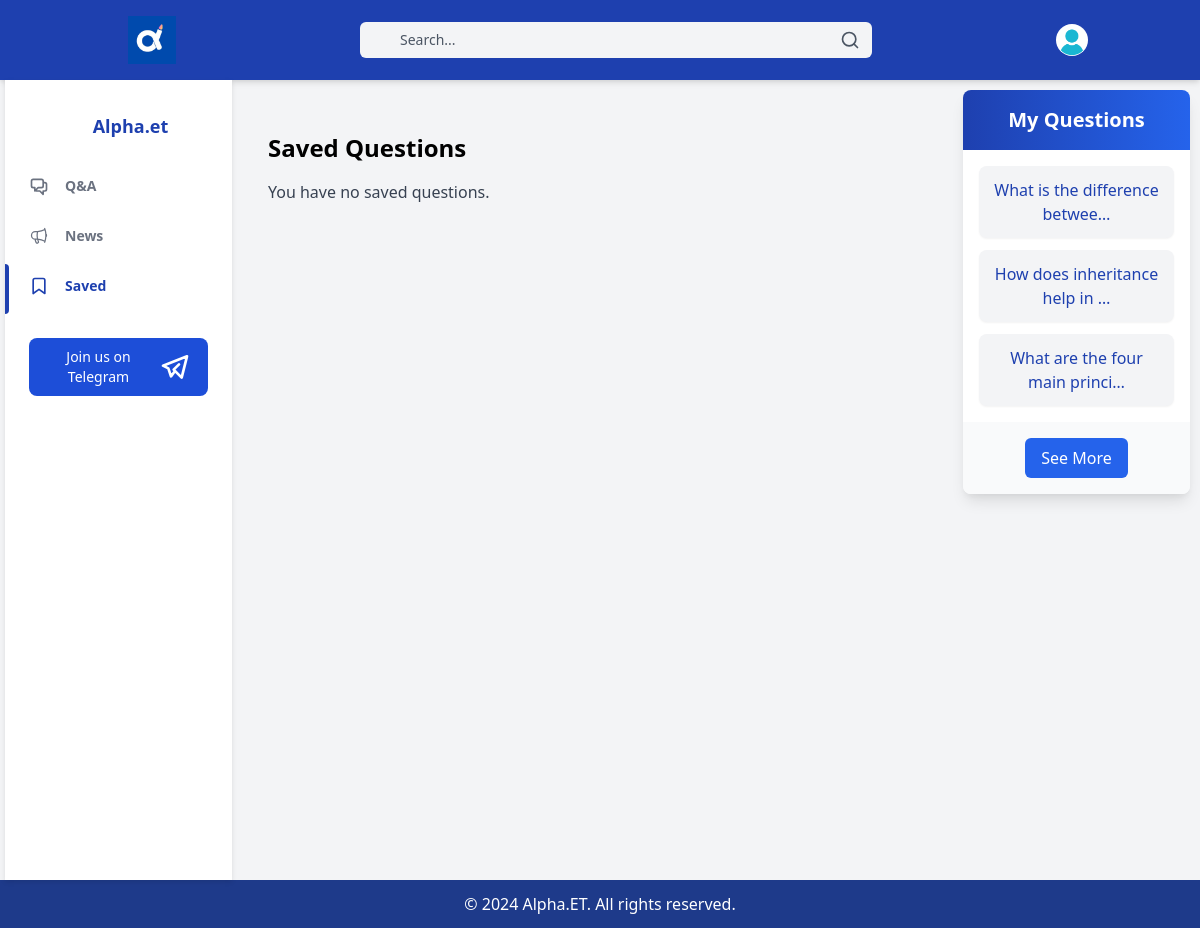
The page /questions/saved (signed in) on the database its author committed.
### alpha/models.py (models this page shows, shortened)
class Questions(models.Model):
    department = models.ForeignKey(Department, on_delete=models.CASCADE)
    course = models.ForeignKey(Course, on_delete=models.CASCADE)
    user = models.ForeignKey(CustomUser, on_delete=models.CASCADE)
    question = models.CharField(max_length=2000)
    date = models.DateTimeField(auto_now_add=True)
    hashtags = models.ManyToManyField(HashTag, blank=True)

### alpha/views.py (the view)
# urls.py: path('questions/saved',SavedQuestionsView.as_view(), name="saved-questions"),
@method_decorator(payment_switch_required, name='dispatch')
class SavedQuestionsView(View):
    def get(self,request):
        nav="saved"
        my_questions=Questions.objects.filter(user=request.user).order_by('-date')[:5]
        questions=SavedQuestion.objects.filter(user=request.user).order_by('-date')
        paginator = Paginator(questions, 10)
        page_number = request.GET.get('page')
        page_obj = paginator.get_page(page_number)
        return render(request, 'questions/saved_questions.html',{'my_questions':my_questions,'questions':questions,'nav':nav,'page_obj':page_obj,})

### alpha/views.py (called while the page is built)
def payment_switch_required(view_func):
    @wraps(view_func)
    def _wrapped_view(request, *args, **kwargs):
        payment_switch = PaymentSwitch.objects.first()  # Assuming there's only one switch
        if payment_switch.is_on:
            user = request.user
            if user.is_authenticated:
                if user.status == 'freemium':
                    return redirect('pricing')
                elif user.status == 'pending':
                    return redirect('pending')
                elif user.status in ['premium', 'admin']:
                    return view_func(request, *args, **kwargs)
            else:
                return redirect("login")
        else:
            return view_func(request, *args, **kwargs)
    return _wrapped_view

### templates/questions/saved_questions.html
{% extends 'base/base.html' %}
{% load static %}
{% block main_content %}
<article class="main">
  <div class="container mx-auto px-4 py-8">
    <h1 class="text-2xl font-bold mb-4">Saved Questions</h1>
    {% if questions %}
    {% for question in questions %}
    <div class="bg-white rounded-lg overflow-hidden mx-auto max-w-xl mb-6 shadow-lg hover:shadow-xl transition-shadow duration-300">
      <div class="px-6 py-4 text-gray-700 flex items-center justify-between border-b border-gray-200">
        <div class="flex items-center">
          <img src="{% if question.question.user.profile_pic %}{{ question.question.user.profile_pic.url }}{% else %}{% static 'no_profile_pics/profile.jpg' %}{% endif %}" alt="Profile Picture" class="h-10 w-10 rounded-full mr-3" />
          <div>
            <span class="text-sm font-bold">{{ question.question.user.first_name }} {{ question.question.user.last_name }}</span>
            <br>
            <span class="text-xs text-gray-500">{{ question.date|timesince }}</span>
          </div>
        </div>
      </div>
      <div class="px-6 py-4">
        <p class="text-gray-800 text-base mb-4">
          {{ question.question | truncatechars:150 }}
        </p>
        <div class="flex flex-wrap">
          <span class="inline-block bg-blue-100 text-blue-800 px-3 py-1 text-sm font-semibold rounded-full mr-2 mb-2">{{ question.question.course }}</span>
          {% for hashtag in question.hashtags.all %}
          <a href="{% url 'filtered_questions' hashtag_id=hashtag.id %}" class="inline-block bg-gray-200 text-gray-700 hover:bg-gray-300 px-3 py-1 text-sm font-semibold rounded-full mr-2 mb-2 transition-colors duration-300">{{ hashtag.name }}</a>
          {% endfor %}
        </div>
      </div>
      <div class="px-6 py-4 bg-gray-50 flex justify-between items-center">
        <span class="text-gray-600">
          {% if question.question.answers.count == 0 %}
            No Answers
          {% elif question.question.answers.count == 1 %}
            1 Answer
          {% else %}
            {{ question.question.answers.count }} Answers
          {% endif %}
        </span>
        <a href="{% url 'question-detail' question.question.id %}" class="text-blue-500 hover:text-blue-700 font-semibold py-2 px-4 rounded-full focus:outline-none focus:shadow-outline transition duration-300 ease-in-out">See More</a>
    </div>
    </div>
    {% endfor %}
    <div class="flex justify-center mt-8 space-x-4">
      {% if page_obj.has_previous %}
      <a href="?page=1" class="px-4 py-2 bg-blue-800 hover:bg-blue-600 text-white font-bold rounded-full focus:outline-none focus:shadow-outline">First</a>
      <a href="?page={{ page_obj.previous_page_number }}" class="px-4 py-2 bg-blue-800 hover:bg-blue-600 text-white font-bold rounded-full focus:outline-none focus:shadow-outline">Previous</a>
      {% endif %}
      <span class="text-gray-600">Page {{ page_obj.number }} of {{ page_obj.paginator.num_pages }}</span>
      {% if page_obj.has_next %}
      <a href="?page={{ page_obj.next_page_number }}" class="px-4 py-2 bg-blue-800 hover:bg-blue-600 text-white font-bold rounded-full focus:outline-none focus:shadow-outline">Next</a>
      <a href="?page={{ page_obj.paginator.num_pages }}" class="px-4 py-2 bg-blue-800 hover:bg-blue-600 text-white font-bold rounded-full focus:outline-none focus:shadow-outline">Last</a>
      {% endif %}
    </div>
  {% else %}
  <p class="text-gray-700">You have no saved questions.</p>
  {% endif %}
</div>
</article>
<aside class="aside aside2 hidden md:block">
  <div class="bg-white shadow-lg rounded-lg overflow-hidden">
    <div class="bg-gradient-to-r from-blue-800 to-blue-600 text-white text-center py-4">
        <h2 class="text-xl font-semibold">My Questions</h2>
    </div>
    <div class="p-4">
        <ul class="space-y-3">
          {% for question in my_questions %}
            <li class="bg-gray-100 p-3 rounded-lg shadow-sm">
                <a href="{% url 'question-detail' question.id %}" class="text-blue-800 hover:underline">{{question.question|truncatechars:30}}</a>
            </li>
          {%endfor%}
        </ul>
    </div>
    <div class="bg-gray-50 text-center p-4">
        <button class="bg-blue-600 text-white px-4 py-2 rounded-md hover:bg-blue-700 focus:outline-none focus:ring-2 focus:ring-blue-500">
            See More
        </button>
    </div>
</div>
</aside>
{% endblock %}

### static/main.css (style rules this page uses)
html, body { margin: 0; padding: 0; }
.wrapper>* { flex: 1 100%; }
.main { text-align: left; border-radius: 8px; max-height: calc(100vh - 56px); overflow-y: auto; margin:10px; padding:10px; }
.aside2 { border-radius: 8px; padding: 10px; }
@media all and (min-width: 768px) { .main { flex: 3; } }
@media all and (min-width: 768px) { .aside2 { order: 2; } }
@media all and (min-width: 768px) { .main { order: 2; } }
@media all and (min-width: 600px) { .aside { flex: 1; } }

### rows shown on the page
Questions: question "What is the difference betwee…"
Questions: question "How does inheritance help in …"
Questions: question "What are the four main princi…"
